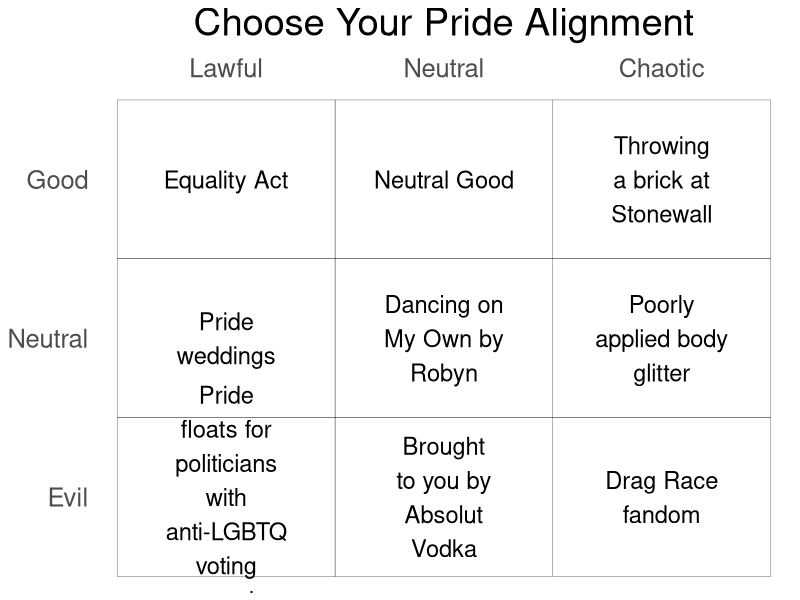
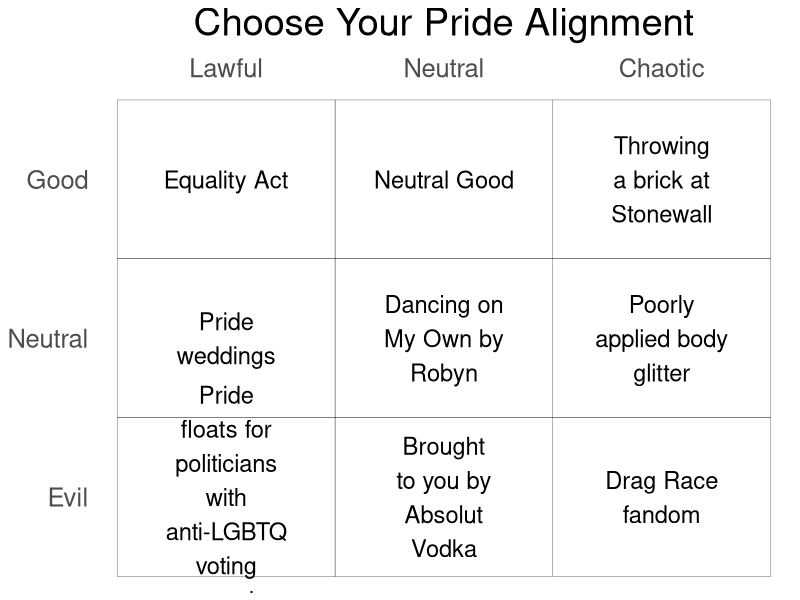

Source code (R) for these figures, in order:
### Generating alignment charts based on entries listed in an accompanying txt file
## the text file should just be plain with entries separated by newlines in the order
## chaotic good/neutral/evil, neutral good/neutral/evil, lawful good/neutral/evil
## Establishing working directory - may need to change for your path
setwd('~/repos/alignment_charts/')

## Loading libraries
library(tidyverse)

## Reading in entries and
## Setting title for chart
chart_title<-'Choose Your Pride Alignment'
texts<-read.csv('pride_text.txt',header=FALSE)
names(texts)<-'texts'

## Preparing data frame for plotting
axis1<-factor(rep(c('Chaotic','Neutral','Lawful'),each=3),levels=c('Lawful','Neutral','Chaotic'))
axis2<-factor(rep(c('Good','Neutral','Evil'),3),levels=c('Evil','Neutral','Good'))
alignment_frame<-data.frame(axis1,axis2,texts)


## Generating the chart
ggplot(alignment_frame)+
  geom_tile(aes(x=axis1,y=axis2),fill='white',col='black')+
  geom_text(aes(x=axis1,y=axis2,label=str_wrap(texts,12)),size=6)+
  scale_x_discrete(position='top')+
  ggtitle(chart_title)+
  theme(panel.background=element_blank(),
        axis.title=element_blank(),
        axis.ticks=element_blank(),
        text=element_text(size=23,colour='black'),
        plot.title=element_text(hjust=0.5))
ggsave(filename='pride_alignment.pdf',device='pdf',width=8,height=8,units='in')
